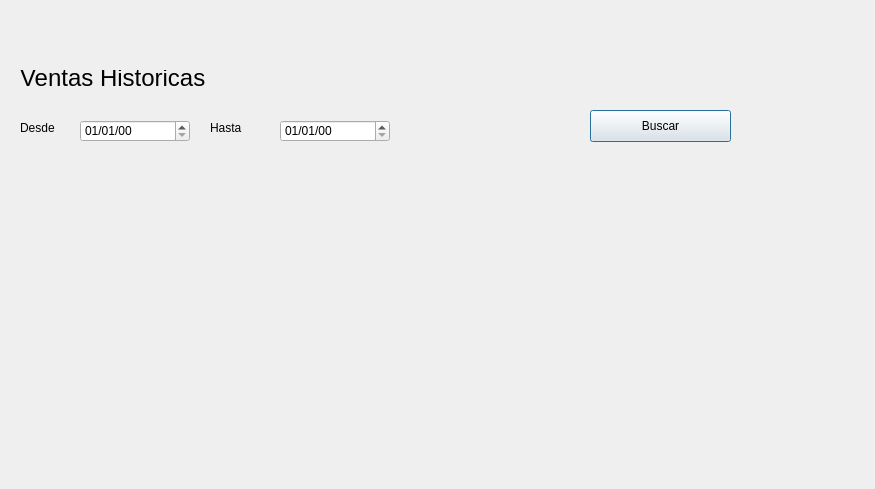
<?xml version="1.0" encoding="UTF-8"?>
<ui version="4.0">
 <class>Proyeccion_produccion</class>
 <widget class="QDialog" name="Proyeccion_produccion">
  <property name="geometry">
   <rect>
    <x>0</x>
    <y>0</y>
    <width>875</width>
    <height>489</height>
   </rect>
  </property>
  <property name="windowTitle">
   <string>Proyeccion de producción</string>
  </property>
  <widget class="QDateEdit" name="fechaDesde">
   <property name="geometry">
    <rect>
     <x>80</x>
     <y>120</y>
     <width>110</width>
     <height>22</height>
    </rect>
   </property>
   <property name="displayFormat">
    <string>dd/MM/yy</string>
   </property>
  </widget>
  <widget class="QDateEdit" name="fechahasta">
   <property name="geometry">
    <rect>
     <x>280</x>
     <y>120</y>
     <width>110</width>
     <height>22</height>
    </rect>
   </property>
   <property name="displayFormat">
    <string>dd/MM/yy</string>
   </property>
  </widget>
  <widget class="QLabel" name="label">
   <property name="geometry">
    <rect>
     <x>20</x>
     <y>120</y>
     <width>58</width>
     <height>16</height>
    </rect>
   </property>
   <property name="text">
    <string>Desde</string>
   </property>
  </widget>
  <widget class="QLabel" name="label_2">
   <property name="geometry">
    <rect>
     <x>210</x>
     <y>120</y>
     <width>58</width>
     <height>16</height>
    </rect>
   </property>
   <property name="text">
    <string>Hasta</string>
   </property>
  </widget>
  <widget class="QPushButton" name="btn_buscar">
   <property name="geometry">
    <rect>
     <x>590</x>
     <y>110</y>
     <width>141</width>
     <height>32</height>
    </rect>
   </property>
   <property name="text">
    <string>Buscar</string>
   </property>
  </widget>
  <widget class="QLabel" name="titulo_ventas_historicas">
   <property name="geometry">
    <rect>
     <x>20</x>
     <y>70</y>
     <width>301</width>
     <height>16</height>
    </rect>
   </property>
   <property name="font">
    <font>
     <pointsize>18</pointsize>
    </font>
   </property>
   <property name="text">
    <string>Ventas Historicas</string>
   </property>
  </widget>
  <widget class="QLabel" name="etiqueta">
   <property name="geometry">
    <rect>
     <x>20</x>
     <y>210</y>
     <width>831</width>
     <height>21</height>
    </rect>
   </property>
   <property name="text">
    <string/>
   </property>
  </widget>
  <widget class="QLabel" name="label_mensaje_request">
   <property name="geometry">
    <rect>
     <x>20</x>
     <y>230</y>
     <width>831</width>
     <height>101</height>
    </rect>
   </property>
   <property name="text">
    <string/>
   </property>
  </widget>
 </widget>
 <resources/>
 <connections/>
</ui>
